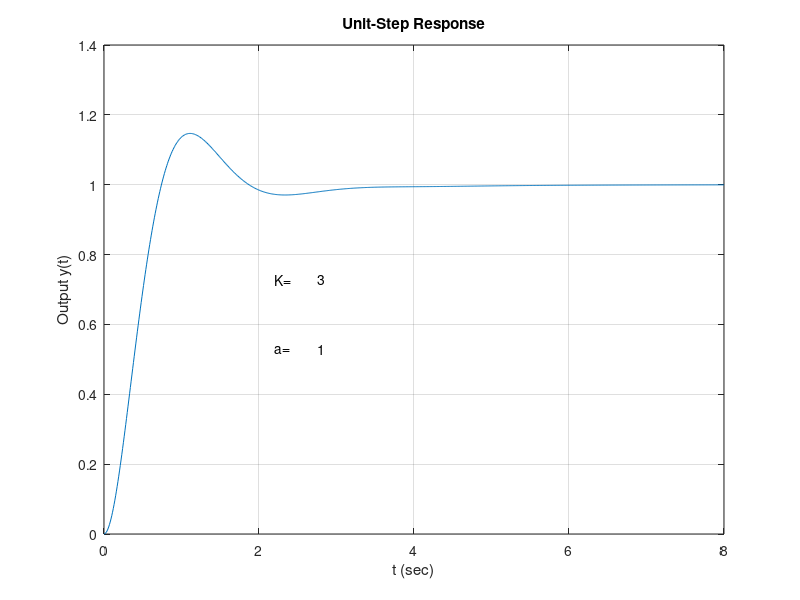

The MATLAB source for this figure:
t = 0:0.01:8;
for K = 3:0.2:5; % Starts the outer loop to vary the K values.
  for a = 0.1:0.1:3; % Starts the inner loop to vary the a values.
    num1 = K*[1, 2*a, a^2];
    den1 = [1, 0];
    tf1 = tf(num1, den1);
    num2 = [4];
    den2 = [1, 6, 8, 4];
    tf2 = tf(num2, den2);
    tf3 = tf1*tf2;
    sys = feedback(tf3, 1);
    y = step(sys, t);
    m = max(y);
    if 1.10 < m & m < 1.15;
      plot(t,y) % See Figure7-3 for the unit-step response curve obatained.
      grid;
      title('Unit-Step Response')
      xlabel('t (sec)')
      ylabel('Output y(t)')
      solution = [K, a, m];
      break;
    end;
  end;
  if 1.10 < m & m < 1.15;
    break; % Breaks the outer loop.
  end;
end;
solution

KK = num2str(K); % String value of K to be printed on plot.
aa = num2str(a); % String value of a to be printed on plot.
text(2.20, 0.73, 'K='), text(2.75, 0.73, KK)
text(2.20, 0.53, 'a='), text(2.75, 0.53, aa)
